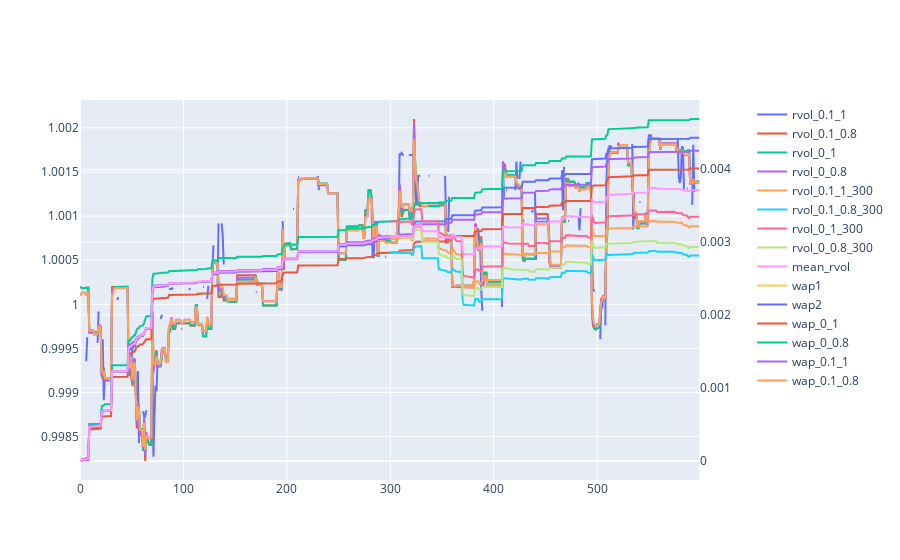

Notebook cell for this chart:
### Code cell
# Plot all rvols on secondary axis
from plotly.subplots import make_subplots
fig = make_subplots(specs=[[{"secondary_y": True}]])
fig.add_trace(go.Scatter(x=dfj["seconds_in_bucket"], y=dfj["rvol_0.1_1"], mode='lines', name='rvol_0.1_1'), secondary_y=True)
fig.add_trace(go.Scatter(x=dfj["seconds_in_bucket"], y=dfj["rvol_0.1_0.8"], mode='lines', name='rvol_0.1_0.8'), secondary_y=True)
fig.add_trace(go.Scatter(x=dfj["seconds_in_bucket"], y=dfj["rvol_0_1"], mode='lines', name='rvol_0_1'), secondary_y=True)
fig.add_trace(go.Scatter(x=dfj["seconds_in_bucket"], y=dfj["rvol_0_0.8"], mode='lines', name='rvol_0_0.8'), secondary_y=True)
fig.add_trace(go.Scatter(x=dfj["seconds_in_bucket"], y=dfj["rvol_0.1_1_300"], mode='lines', name='rvol_0.1_1_300'), secondary_y=True)
fig.add_trace(go.Scatter(x=dfj["seconds_in_bucket"], y=dfj["rvol_0.1_0.8_300"], mode='lines', name='rvol_0.1_0.8_300'), secondary_y=True)
fig.add_trace(go.Scatter(x=dfj["seconds_in_bucket"], y=dfj["rvol_0_1_300"], mode='lines', name='rvol_0_1_300'), secondary_y=True)
fig.add_trace(go.Scatter(x=dfj["seconds_in_bucket"], y=dfj["rvol_0_0.8_300"], mode='lines', name='rvol_0_0.8_300'), secondary_y=True)
fig.add_trace(go.Scatter(x=dfj["seconds_in_bucket"], y=dfj["mean_rvol"], mode='lines', name='mean_rvol'), secondary_y=True)

fig.add_trace(go.Scatter(x=dfj["seconds_in_bucket"], y=dfj["wap1"], mode='lines', name='wap1'))
fig.add_trace(go.Scatter(x=dfj["seconds_in_bucket"], y=dfj["wap2"], mode='lines', name='wap2'))
fig.add_trace(go.Scatter(x=dfj["seconds_in_bucket"], y=dfj["wap_0_1"], mode='lines', name='wap_0_1'))
fig.add_trace(go.Scatter(x=dfj["seconds_in_bucket"], y=dfj["wap_0_0.8"], mode='lines', name='wap_0_0.8'))
fig.add_trace(go.Scatter(x=dfj["seconds_in_bucket"], y=dfj["wap_0.1_1"], mode='lines', name='wap_0.1_1'))
fig.add_trace(go.Scatter(x=dfj["seconds_in_bucket"], y=dfj["wap_0.1_0.8"], mode='lines', name='wap_0.1_0.8'))
fig.show()

### Figure 1 — Plotly figure (JSON) as saved in the notebook; plotly's stock layout.template omitted (floating-point values rounded to 4 significant figures; data arrays with more than 128 entries replaced by an {"elided": "..."} marker saying what was removed)
{"data": [{"mode": "lines", "name": "rvol_0.1_1", "type": "scatter", "x": {"elided": "600 int values"}, "xaxis": "x", "y": {"elided": "600 float values"}, "yaxis": "y2"}, {"mode": "lines", "name": "rvol_0.1_0.8", "type": "scatter", "x": {"elided": "600 int values"}, "xaxis": "x", "y": {"elided": "600 float values"}, "yaxis": "y2"}, {"mode": "lines", "name": "rvol_0_1", "type": "scatter", "x": {"elided": "600 int values"}, "xaxis": "x", "y": {"elided": "600 float values"}, "yaxis": "y2"}, {"mode": "lines", "name": "rvol_0_0.8", "type": "scatter", "x": {"elided": "600 int values"}, "xaxis": "x", "y": {"elided": "600 float values"}, "yaxis": "y2"}, {"mode": "lines", "name": "rvol_0.1_1_300", "type": "scatter", "x": {"elided": "600 int values"}, "xaxis": "x", "y": {"elided": "600 float values"}, "yaxis": "y2"}, {"mode": "lines", "name": "rvol_0.1_0.8_300", "type": "scatter", "x": {"elided": "600 int values"}, "xaxis": "x", "y": {"elided": "600 float values"}, "yaxis": "y2"}, {"mode": "lines", "name": "rvol_0_1_300", "type": "scatter", "x": {"elided": "600 int values"}, "xaxis": "x", "y": {"elided": "600 float values"}, "yaxis": "y2"}, {"mode": "lines", "name": "rvol_0_0.8_300", "type": "scatter", "x": {"elided": "600 int values"}, "xaxis": "x", "y": {"elided": "600 float values"}, "yaxis": "y2"}, {"mode": "lines", "name": "mean_rvol", "type": "scatter", "x": {"elided": "600 int values"}, "xaxis": "x", "y": {"elided": "600 float values"}, "yaxis": "y2"}, {"mode": "lines", "name": "wap1", "type": "scatter", "x": {"elided": "600 int values"}, "y": {"elided": "600 float values"}}, {"mode": "lines", "name": "wap2", "type": "scatter", "x": {"elided": "600 int values"}, "y": {"elided": "600 float values"}}, {"mode": "lines", "name": "wap_0_1", "type": "scatter", "x": {"elided": "600 int values"}, "y": {"elided": "600 float values"}}, {"mode": "lines", "name": "wap_0_0.8", "type": "scatter", "x": {"elided": "600 int values"}, "y": {"elided": "600 float values"}}, {"mode": "lines", "name": "wap_0.1_1", "type": "scatter", "x": {"elided": "600 int values"}, "y": {"elided": "600 float values"}}, {"mode": "lines", "name": "wap_0.1_0.8", "type": "scatter", "x": {"elided": "600 int values"}, "y": {"elided": "600 float values"}}], "layout": {"xaxis": {"anchor": "y", "domain": [0, 0.94]}, "yaxis": {"anchor": "x", "domain": [0, 1]}, "yaxis2": {"anchor": "x", "overlaying": "y", "side": "right"}}}
